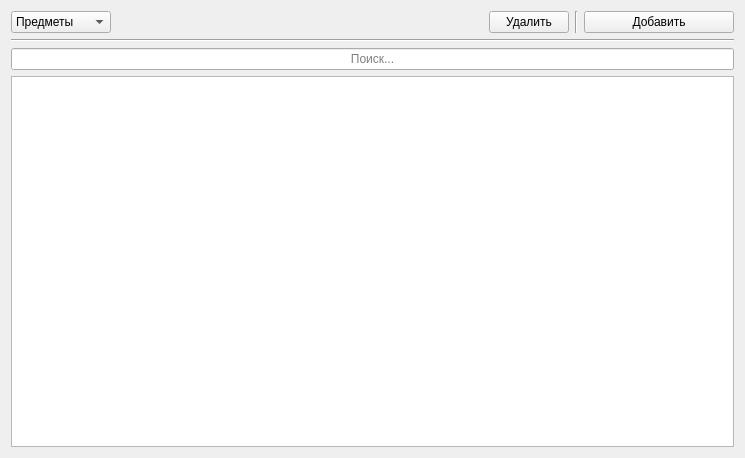
<?xml version="1.0" encoding="UTF-8"?>
<ui version="4.0">
 <class>Form</class>
 <widget class="QWidget" name="Form">
  <property name="geometry">
   <rect>
    <x>0</x>
    <y>0</y>
    <width>745</width>
    <height>458</height>
   </rect>
  </property>
  <property name="windowTitle">
   <string>SubjectAkinatorConfiguration</string>
  </property>
  <layout class="QVBoxLayout" name="verticalLayout">
   <item>
    <layout class="QHBoxLayout" name="horizontalLayout">
     <item>
      <widget class="QComboBox" name="comboBox_mode">
       <property name="minimumSize">
        <size>
         <width>100</width>
         <height>0</height>
        </size>
       </property>
       <item>
        <property name="text">
         <string>Предметы</string>
        </property>
       </item>
       <item>
        <property name="text">
         <string>Вопросы</string>
        </property>
       </item>
      </widget>
     </item>
     <item>
      <spacer name="horizontalSpacer">
       <property name="orientation">
        <enum>Qt::Horizontal</enum>
       </property>
       <property name="sizeHint" stdset="0">
        <size>
         <width>40</width>
         <height>20</height>
        </size>
       </property>
      </spacer>
     </item>
     <item>
      <widget class="QPushButton" name="btn_delete">
       <property name="text">
        <string>Удалить</string>
       </property>
      </widget>
     </item>
     <item>
      <widget class="Line" name="line">
       <property name="orientation">
        <enum>Qt::Vertical</enum>
       </property>
      </widget>
     </item>
     <item>
      <widget class="QPushButton" name="btn_add">
       <property name="minimumSize">
        <size>
         <width>150</width>
         <height>0</height>
        </size>
       </property>
       <property name="text">
        <string>Добавить</string>
       </property>
      </widget>
     </item>
    </layout>
   </item>
   <item>
    <widget class="Line" name="line_2">
     <property name="orientation">
      <enum>Qt::Horizontal</enum>
     </property>
    </widget>
   </item>
   <item>
    <widget class="QLineEdit" name="search_phrase">
     <property name="alignment">
      <set>Qt::AlignCenter</set>
     </property>
     <property name="placeholderText">
      <string>Поиск...</string>
     </property>
    </widget>
   </item>
   <item>
    <widget class="QTableWidget" name="table"/>
   </item>
  </layout>
 </widget>
 <resources/>
 <connections/>
</ui>
